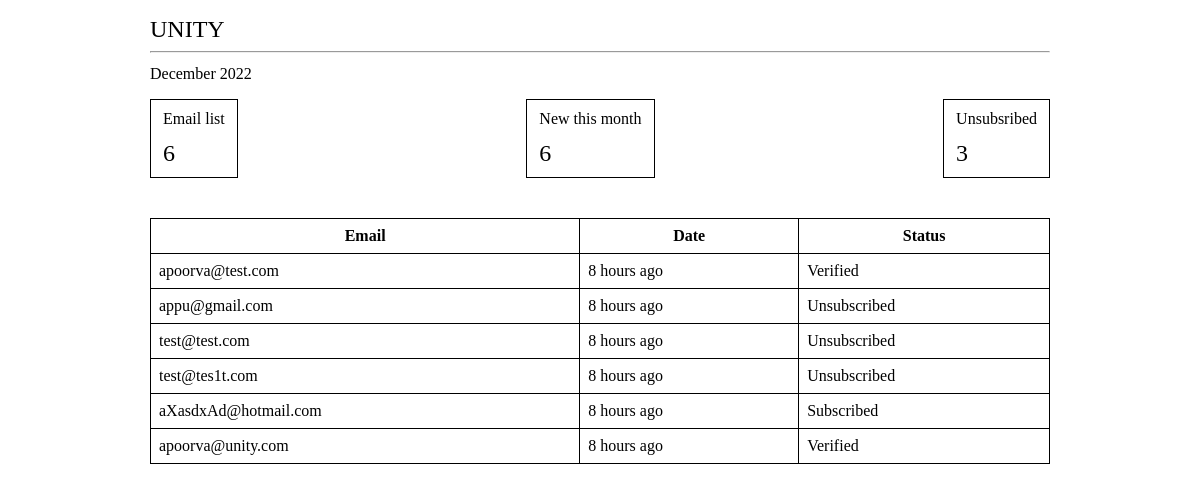
The page / on the database its author committed.
### unity/models.py (models this page shows)
class Email(models.Model):
    email = models.EmailField(unique=True)
    created_at = models.DateTimeField(auto_now_add=True)
    verified_at = models.DateTimeField(null=True)
    unsubscribed_at = models.DateTimeField(null=True)

### unity_project/views.py (the view)
# urls.py: path("", views.render_home),
def render_home(request):
    today = date.today()
    month_year_formatted = today.strftime("%B %Y")
    emails_subcribed = get_emails_all()
    emails_unsubcribed = get_emails_unsubcribed()
    emails_new = get_emails_new(today.year, today.month)
    context = {
        "month_year": month_year_formatted,
        "emails_subscribed": emails_subcribed["emails_subscribed"],
        "emails_subscribed_count": emails_subcribed["emails_subscribed_count"],
        "emails_new_count": emails_new["emails_new_count"],
        "emails_unsubscribed_count": emails_unsubcribed["emails_unsubscribed_count"],
    }
    return render(request, "home.html", context)

### unity/serializers.py (called while the page is built)
    def get_status(self, object):
        if object.unsubscribed_at:
            return "Unsubscribed"
        elif object.verified_at:
            return "Verified"
        return "Subscribed"

    def get_created_at_humanize(self, object):
        return naturaltime(object.created_at)

### unity_project/helpers/email_utils.py (called while the page is built)
def get_emails_all():
    emails_subscribed = Email.objects.filter()
    emails_serializer = EmailSerializer(emails_subscribed, many=True).data
    return {
        "emails_subscribed": emails_serializer,
        "emails_subscribed_count": emails_subscribed.count(),
    }

def get_emails_unsubcribed():
    emails_unsubscribed = Email.objects.filter(unsubscribed_at__isnull=False)
    return {"emails_unsubscribed_count": emails_unsubscribed.count()}

def get_emails_new(year, month):
    emails_new = Email.objects.filter(created_at__year=year, created_at__month=month)
    return {"emails_new_count": emails_new.count()}

### templates/home.html
{% extends "base.html" %}
{% block content %}
  <div class="container">
     <div class="title">UNITY</div>
     <hr/>
     <div class="month_year">{{month_year}}</div>
     <div class="stats">
        <div class="each-stats">
          <div class="stat-title">Email list</div>
          <div class="count">{{emails_subscribed_count}}</div>
        </div>
        <div class="each-stats">
          <div class="stat-title">New this month</div>
          <div class="count">{{emails_new_count}}</div>
        </div>
        <div class="each-stats">
          <div class="stat-title">Unsubsribed</div>
          <div class="count">{{emails_unsubscribed_count}}</div>
        </div>
     </div>
     <table class="email-list">
      <tr>
        <th>Email</th>
        <th>Date</th>
        <th>Status</th>
      </tr>
      {% for email in emails_subscribed %}
      <tr>
        <td>{{ email.email }}</td>
        <td>{{ email.created_at_humanize }}</td>
        <td>{{ email.status }}</td>
      </tr>
      {% endfor %}
    </table>
  </div>
{% endblock content %}

### templates/base.html (shortened to what this page needs)
{% load static %}
<html>
  <head>
    <link rel="stylesheet" href="{% static 'css/base.css' %}">
  </head>
  <body>
    <div>
      {% block content %}
      {% endblock content %}
    </div>
  </body>
</html>

### static/css/base.css (style rules this page uses)
.container { max-width: 900px; margin: 0 auto; margin-top: 16px; }
.title { font-size: 24px; }
.month_year { margin-top: 12px; margin-bottom: 16px; }
.stats { display: flex; justify-content: space-between; }
.each-stats { border: 1px solid black; padding: 10px 12px; }
.stat-title { margin-bottom: 12px; }
.count { font-size: 24px; }
.email-list { width: 100%; margin-top: 40px; }
table, th, td { border: 1px solid black; border-collapse: collapse; }
th, td { padding: 8px; }

### rows shown on the page
Email: email "apoorva@test.com"
Email: email "appu@gmail.com"
Email: email "test@test.com"
Email: email "test@tes1t.com"
Email: email "aXasdxAd@hotmail.com"
Email: email "apoorva@unity.com"

### other values the page prints
{{ emails_subscribed_count }} "6"
{{ emails_new_count }} "6"
{{ emails_unsubscribed_count }} "3"
{{ email.created_at_humanize }} "8 hours ago" "8 hours ago" "8 hours ago" "8 hours ago" "8 hours ago" "8 hours ago"
{{ email.status }} "Verified" "Unsubscribed" "Unsubscribed" "Unsubscribed" "Subscribed" "Verified"
